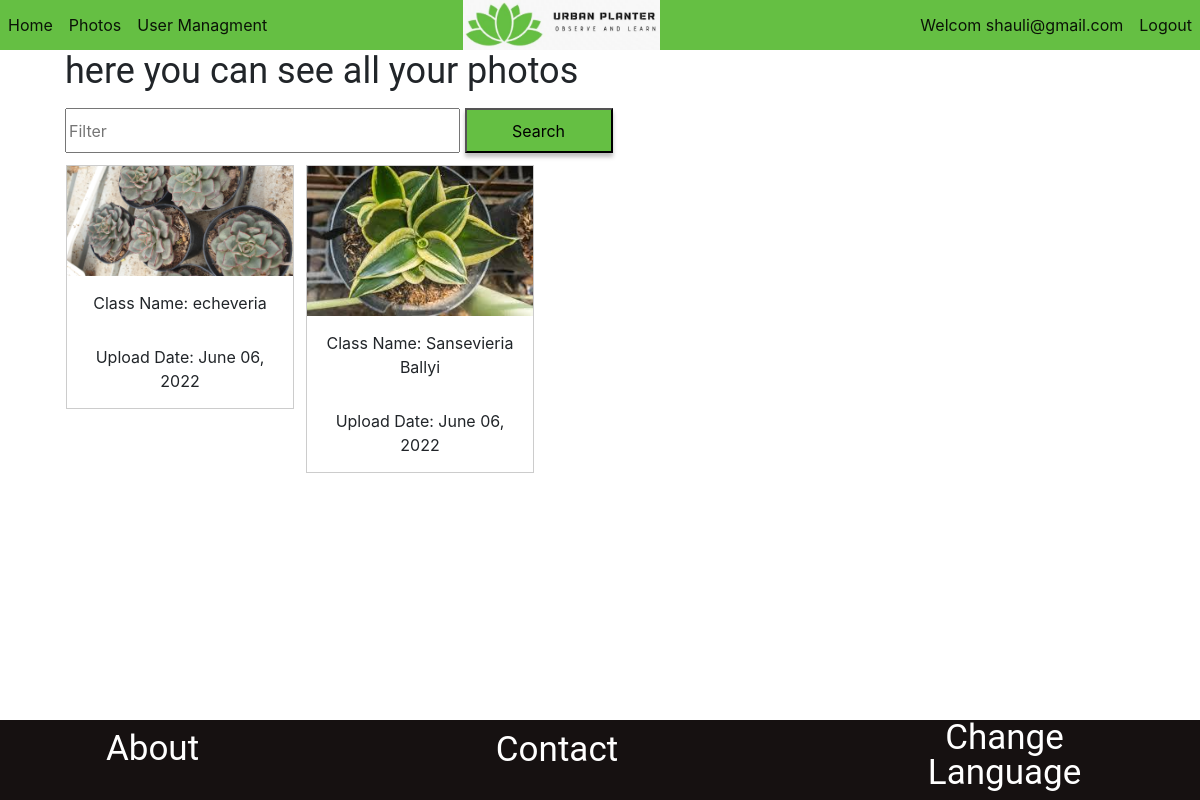
The page /photos (signed in) on the database its author committed.
### website/models.py (models this page shows)
class User(db.Model, UserMixin):
    id = db.Column(db.Integer, primary_key=True)
    email = db.Column(db.String(150), unique=True)
    password = db.Column(db.String(150))
    admin = db.Column(db.Boolean)

class Photos(db.Model):
    id = db.Column(db.Integer, primary_key=True)
    userId = db.Column(db.Integer)
    photo = db.Column(db.BLOB)
    name = db.Column(db.String(150))
    date = db.Column(db.String(150))
    class_predict = db.Column(db.String(150))

### website/views.py (the view)
@views.route("/photos")
@login_required
def photos():
    records = Photos.query.filter_by(userId=current_user.id).all()
    all_photos = []
    dates = []
    predicts = []
    for photo_record in records:
        photoPath = 'website/static/photos/' + photo_record.name
        writeTofile(photo_record.photo, photoPath)
        all_photos.append("../static/photos/" + photo_record.name)
        dates.append(photo_record.date)
        predicts.append(photo_record.class_predict)
    return render_template("photos.html", photos=all_photos, dates=dates, predicts=predicts, user=current_user, len=len(all_photos))

### website/__init__.py (called while the page is built)
def create_app():
    app = Flask(__name__)
    app.config['SECRET_KEY'] = 'hjshjhdjah kjshkjdhjs'
    app.config['SQLALCHEMY_DATABASE_URI'] = f'sqlite:///{DB_NAME}'
    db.init_app(app)
    from .views import views
    from .auth import auth
    app.register_blueprint(auth, url_prefix='/')
    app.register_blueprint(views, url_prefix='/')
    from .models import User, Photos
    create_database(app)
    login_manager = LoginManager()
    login_manager.login_view = 'auth.login'
    login_manager.init_app(app)
    @login_manager.user_loader
    def load_user(id):
        return User.query.get(int(id))
    return app

### website/views.py (called while the page is built)
def writeTofile(data, filename):
    with open(filename, 'wb') as file:
        file.write(data)
    print("Stored blob data into: ", filename, "\n")

### website/templates/photos.html (shortened to what this page needs)
{% extends "base.html" %} {% block title %}Photos Page{% endblock %} {% block
content %}
<div class="photospage" style="width: 100%">
  <p
    style="
      font-family: Roboto;
      font-style: normal;
      font-weight: normal;
      font-size: 36px;
      line-height: 42px;
      margin-left: 65px;
    "
  >
    here you can see all your photos
  </p>
  <div class="filter" style="margin-left: 65px">
    <input
      type="text"
      placeholder="Filter"
      style="width: 395px; height: 45px"
    />
    <input
      type="submit"
      value="Search"
      style="
        width: 148px;
        height: 45px;
        background: #65bf43;
        box-shadow: 0px 4px 4px rgba(0, 0, 0, 0.25);
      "
    />
  </div>
  <div
    class="row"
    style="margin-left: 60px; width: 80%; margin-top: 1%; margin-bottom: 10%"
  >
    {%for i in range(0, len)%}
    <div class="responsive">
      <div class="gallery">
        <img src="{{photos[i]}}" alt="Cinque Terre" width="600" height="400" />
        <div class="desc">Class Name: {{predicts[i]}}</div>
        <div class="desc">Upload Date: {{dates[i]}}</div>
      </div>
    </div>
    {%endfor%}
  </div>
</div>
{% endblock %}

### website/templates/base.html (shortened to what this page needs)
<!DOCTYPE html>
<html lang="en">
  <head>
    <link
      rel="stylesheet"
      href="https://stackpath.bootstrapcdn.com/bootstrap/4.3.1/css/bootstrap.min.css"
    />
  </head>
  <body>
    <nav
      class="navbar navbar-expand-lg navbar-light"
      style="background: #65bf43; padding: 0"
    >
      <div class="collapse navbar-collapse" id="navbarNav">
        <ul class="navbar-nav">
          <li class="nav-item active">
            <a class="nav-link" href="/homepage">Home</a>
          </li>
          <li class="nav-item active">
            <a class="nav-link" href="/photos">Photos</a>
          </li>
          {% if user.admin==true %}
          <li class="nav-item active">
            <a class="nav-link" href="/userManagement">User Managment</a>
          </li>
          {% endif %}
        </ul>
      </div>
      <div class="image">
        <img src="../static/unknown.png" style="height: 50px" />
      </div>
      <div class="user" style="width: 45%; justify-content: end; display: flex">
        <ul class="navbar-nav">
          <li class="nav-item active">
            <a class="nav-link" href="/setting">Welcom {{user.email}}</a>
          </li>
          <li class="nav-item active">
            <a class="nav-link" href="/logout">Logout</a>
          </li>
        </ul>
      </div>
    </nav>
    {%block content%}{%endblock%}
    <div
      class="footer"
      style="
        position: fixed;
        left: 0;
        bottom: 0;
        width: 100%;
        text-align: center;
        height: 10%;
        background-color: #161111;
        display: flex;
        align-items: center;
        justify-content: center;
        gap: 250px;
      "
    >
      <a
        href="/about"
        class="about"
        style="
          width: 134px;
          height: 59px;
          font-family: Roboto;
          font-style: normal;
          font-weight: normal;
          font-size: 35px;
          line-height: 35px;
          color: #ffffff;
        "
        >About</a
      >
      <a
        href="/contact"
        class="contact"
        style="
          width: 175px;
          height: 70px;
          font-family: Roboto;
          font-style: normal;
          font-weight: normal;
          font-size: 35px;
          line-height: 50px;
          color: #ffffff;
        "
        >Contact</a
      >
      <a
        href="#"
        class="changeLanguage"
        style="
          width: 220px;
          height: 80px;
          font-family: Roboto;
          font-style: normal;
          font-weight: normal;
          font-size: 35px;
          line-height: 35px;
          color: #ffffff;
        "
        >Change Language</a
      >
    </div>
  </body>
</html>

### website/templates/photos.html (style rules this page uses)
div.gallery { border: 1px solid #ccc; }
div.gallery img { width: 100%; height: auto; }
div.desc { padding: 15px; text-align: center; }
* { box-sizing: border-box; }
.responsive { padding: 0 6px; float: left; width: 24.99999%; }

### rows shown on the page
User: email "shauli@gmail.com"
Photos: class_predict "echeveria", date "June 06, 2022"
Photos: class_predict "Sansevieria Ballyi", date "June 06, 2022"
